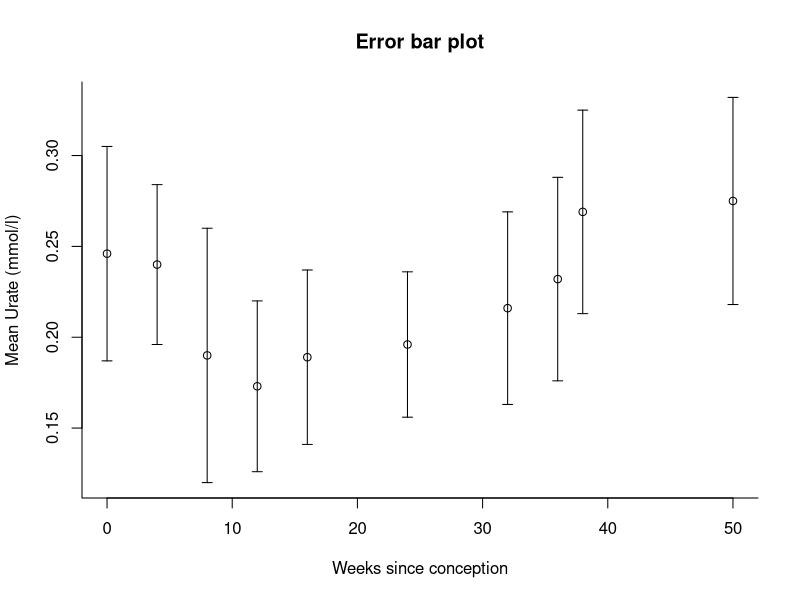

Write R code to recreate this figure.
# Error bar plot: the StatsDirect help illustration (mean urate, mmol/l, with one
# standard deviation either side, at ten times since conception; the test
# workbook's Graphics worksheet columns Weeks since conception, Mean Urate (mmol/l),
# SD Urate (mmol/l), Mean-SD and Mean+SD) in R
weeks <- c(0, 4, 8, 12, 16, 24, 32, 36, 38, 50)
urate <- c(0.246, 0.240, 0.190, 0.173, 0.189, 0.196, 0.216, 0.232, 0.269, 0.275)
sd_urate <- c(0.059, 0.044, 0.070, 0.047, 0.048, 0.040, 0.053, 0.056, 0.056, 0.057)

# The ends of the bars, one standard deviation below and above each mean: the
# workbook's Mean-SD and Mean+SD columns hold these, made from the mean and sd
# columns with apply function. Any error function can be used in their place, for
# example the standard error or the confidence limits of each mean.
lower <- urate - sd_urate
upper <- urate + sd_urate

# StatsDirect draws a hollow marker at each mean and a vertical bar from the lower
# to the upper value with a short line across each end, on axes that take in the
# whole of every bar and carry the column titles. Base R has no error bar function:
# arrows() with a 90 degree head at both ends draws the same bars (a bar of zero
# length would be skipped with a warning).
plot(weeks, urate, pch = 1, ylim = range(lower, urate, upper), bty = "l",
     xlab = "Weeks since conception", ylab = "Mean Urate (mmol/l)",
     main = "Error bar plot")
arrows(weeks, lower, weeks, upper, angle = 90, code = 3, length = 0.05)
# The chart options can join the markers with lines, as lines(weeks, urate) would.

# The values plotted
cat("Weeks since conception   Mean Urate (mmol/l)   Bar (mean - sd to mean + sd)\n")
for (i in seq_along(weeks)) {
  cat(sprintf("%-24d %-21.3f %.3f to %.3f\n", weeks[i], urate[i], lower[i], upper[i]))
}
